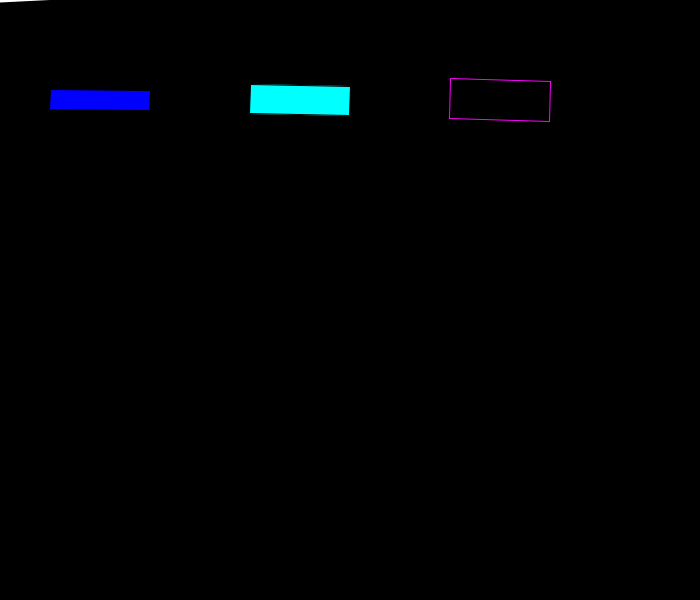
Frame 1 (no input)
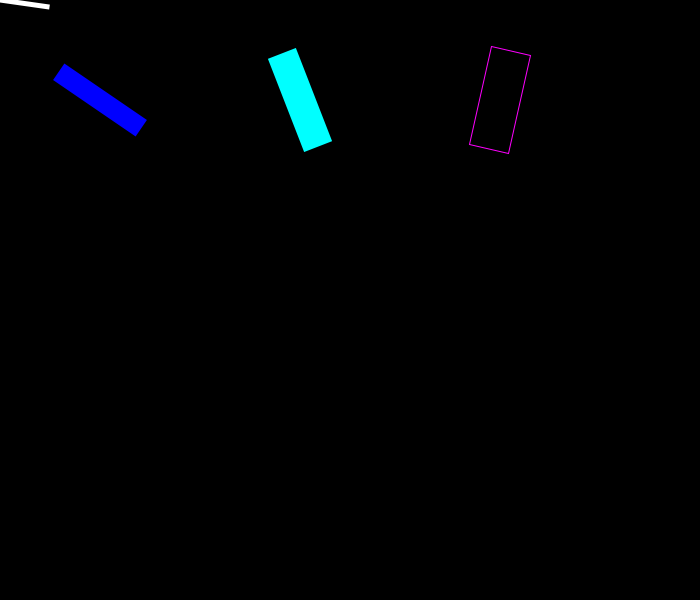
Frame 60 (the mouse pressed at the canvas centre just before this capture)
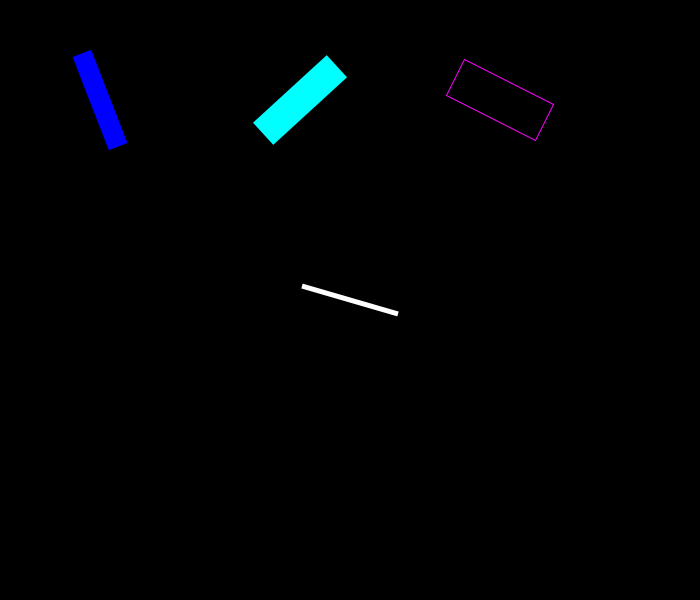
Frame 120 (the mouse held since frame 60 and released just before this capture)

The Processing sketch that drew these frames (run headless with seeded random() and noise(); from frame 60 on, the mouse is pressed at the canvas centre):

// Processing sketch: day3_11_spinningRect
// ── day3_11_spinningRect.pde
// REUSABILITY & MODULARITY

void setup() {
  size(700, 600);
  background(0);
}

void draw() {
  background(0);
  
  // rect(x,y,w,h);
  
  // fill(0, 0, 255);
  // ellipse(x,y,w,h);
  
  fill(0, 0, 255);
  spinningRect(100, 100, 100, 20, 0.01);
  
  fill(0, 255, 255);
  spinningRect(300, 100, 100, 30, 0.02);
  
  stroke(255, 0, 255);
  noFill();
  spinningRect(500, 100, 100, 40, 0.03);
  
  fill(255);
  noStroke();
  spinningRect(mouseX, mouseY, 100, 5, -0.05);
}

// user-defined function
void spinningRect(float x, float y, float w, float h, float spd) {
  pushMatrix();
  translate(x, y);
  rotate( frameCount * spd );
  rectMode(CENTER);
  rect(0, 0, w, h);
  popMatrix(); 
}
